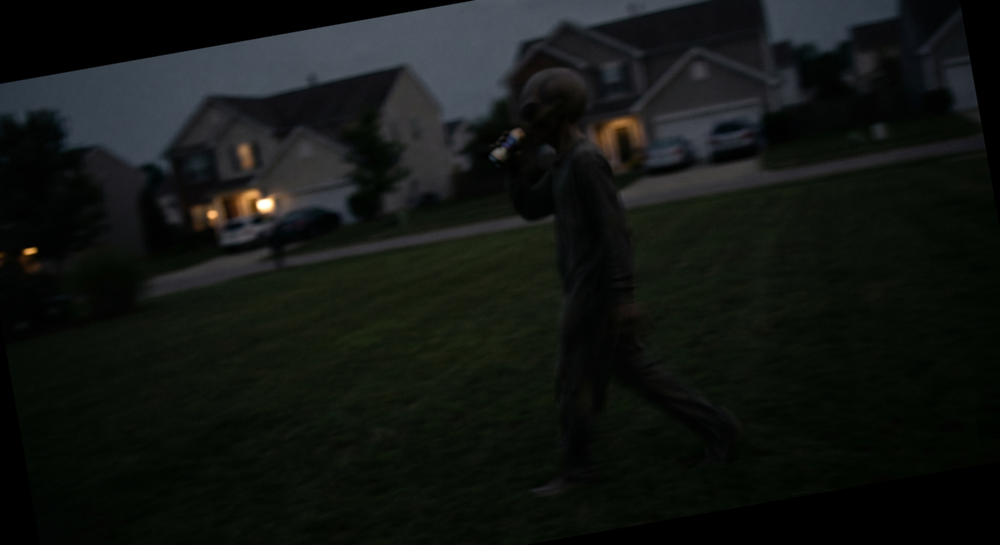
#> input picture subsets/subset_1/01_original_affine_rotation_10deg_gaussian_sigma_1.0.png, 1000 x 545 px, shrunk from 2816 x 1536 before the run, given in place of HW1_IMG_CS898BA.png, which was not available; the run also reads 1 picture not shown here
$ python hw2_segmentation.py
#> lines starting #> are read from the running program, lines starting #| are printed output that depends on the picture; after the words box and inside, x2 and y2 are one past the last pixel; in counts of white or black regions, pixels touching at a corner belong together; pictures that were not available may be replaced by others from this repository, and a replacement may not be noted
from pathlib import Path
import csv
import cv2
import matplotlib.pyplot as plt
import numpy as np


INPUT_PATH = Path("input/HW1_IMG_CS898BA.png")
OUT_DIR = Path("output/hw2")
README_IMG_DIR = Path("README_images")
REFERENCE_MASK_PATH = OUT_DIR / "reference_mask.png"


def make_dirs():
    OUT_DIR.mkdir(parents=True, exist_ok=True)
    README_IMG_DIR.mkdir(parents=True, exist_ok=True)


def read_image(path):
    image = cv2.imread(str(path), cv2.IMREAD_COLOR)

    if image is None:
        raise FileNotFoundError(
            f"Could not read {path}. Check if your image exists inside the input folder."
        )

    return image


def save_image(path, image):
    path.parent.mkdir(parents=True, exist_ok=True)
    cv2.imwrite(str(path), image)


def normalize_image(image):
    b, g, r = cv2.split(image)

    b_equalized = cv2.equalizeHist(b)
    g_equalized = cv2.equalizeHist(g)
    r_equalized = cv2.equalizeHist(r)

    normalized = cv2.merge([b_equalized, g_equalized, r_equalized])

    return normalized


def clean_mask(mask):
    _, binary = cv2.threshold(mask, 127, 255, cv2.THRESH_BINARY)

    kernel = cv2.getStructuringElement(cv2.MORPH_ELLIPSE, (5, 5))

    binary = cv2.morphologyEx(binary, cv2.MORPH_OPEN, kernel, iterations=1)
    binary = cv2.morphologyEx(binary, cv2.MORPH_CLOSE, kernel, iterations=2)

    number_of_labels, labels, stats, _ = cv2.connectedComponentsWithStats(
        binary,
        connectivity=8
    )

    if number_of_labels > 1:
        largest_label = 1 + np.argmax(stats[1:, cv2.CC_STAT_AREA])
        binary = np.where(labels == largest_label, 255, 0).astype(np.uint8)

    return binary


def mask_score(mask):
    binary = mask > 0
    height, width = binary.shape

    area_fraction = binary.mean()

    if area_fraction < 0.005 or area_fraction > 0.90:
        return -999

    y_values, x_values = np.where(binary)

    if len(x_values) == 0:
        return -999

    center_x = width / 2
    center_y = height / 2

    centroid_x = x_values.mean()
    centroid_y = y_values.mean()

    distance = np.sqrt(
        (centroid_x - center_x) ** 2 + (centroid_y - center_y) ** 2
    )

    max_distance = np.sqrt(center_x ** 2 + center_y ** 2)

    centrality = 1 - (distance / max_distance)

    center_crop = binary[
        height // 4 : 3 * height // 4,
        width // 4 : 3 * width // 4
    ]

    center_overlap = center_crop.mean()

    area_score = 1 - abs(area_fraction - 0.25)

    return 2.0 * centrality + 1.5 * center_overlap + area_score


def choose_foreground(raw_mask):
    option_1 = clean_mask(raw_mask)
    option_2 = clean_mask(255 - raw_mask)

    if mask_score(option_2) > mask_score(option_1):
        return option_2

    return option_1


def apply_mask(image, mask):
    foreground = image.copy()
    foreground[mask == 0] = 0

    return foreground


def otsu_segmentation(normalized):
    gray = cv2.cvtColor(normalized, cv2.COLOR_BGR2GRAY)

    _, raw_mask = cv2.threshold(
        gray,
        0,
        255,
        cv2.THRESH_BINARY + cv2.THRESH_OTSU
    )

    return choose_foreground(raw_mask)


def adaptive_segmentation(normalized):
    gray = cv2.cvtColor(normalized, cv2.COLOR_BGR2GRAY)

    raw_mask = cv2.adaptiveThreshold(
        gray,
        255,
        cv2.ADAPTIVE_THRESH_GAUSSIAN_C,
        cv2.THRESH_BINARY,
        51,
        2
    )

    return choose_foreground(raw_mask)


def kmeans_segmentation(normalized):
    hsv = cv2.cvtColor(normalized, cv2.COLOR_BGR2HSV)

    height, width = hsv.shape[:2]

    pixels = hsv.reshape((-1, 3))
    pixels = np.float32(pixels)

    criteria = (
        cv2.TERM_CRITERIA_EPS + cv2.TERM_CRITERIA_MAX_ITER,
        100,
        0.2
    )

    cv2.setRNGSeed(42)

    best_mask = None
    best_k = None
    best_score = -999

    for k in [3, 4, 5]:
        compactness, labels, centers = cv2.kmeans(
            pixels,
            k,
            None,
            criteria,
            10,
            cv2.KMEANS_PP_CENTERS
        )

        labels_2d = labels.reshape((height, width))

        best_mask_for_k = None
        best_score_for_k = -999

        for cluster_id in range(k):
            raw_mask = np.where(labels_2d == cluster_id, 255, 0).astype(np.uint8)
            cleaned = clean_mask(raw_mask)
            score = mask_score(cleaned)

            if score > best_score_for_k:
                best_score_for_k = score
                best_mask_for_k = cleaned

        save_image(OUT_DIR / f"kmeans_k{k}_mask.png", best_mask_for_k)
        save_image(
            OUT_DIR / f"kmeans_k{k}_foreground.png",
            apply_mask(normalized, best_mask_for_k)
        )

        if best_score_for_k > best_score:
            best_score = best_score_for_k
            best_mask = best_mask_for_k
            best_k = k

    return best_mask, best_k


def grabcut_segmentation(normalized):
    height, width = normalized.shape[:2]

    mask = np.zeros((height, width), dtype=np.uint8)

    x = int(width * 0.42)
    y = int(height * 0.12)
    rectangle_width = int(width * 0.24)
    rectangle_height = int(height * 0.78)

    rectangle = (x, y, rectangle_width, rectangle_height)

    background_model = np.zeros((1, 65), dtype=np.float64)
    foreground_model = np.zeros((1, 65), dtype=np.float64)

    cv2.grabCut(
        normalized,
        mask,
        rectangle,
        background_model,
        foreground_model,
        5,
        cv2.GC_INIT_WITH_RECT
    )

    grabcut_mask = np.where(
        (mask == cv2.GC_FGD) | (mask == cv2.GC_PR_FGD),
        255,
        0
    ).astype(np.uint8)

    return clean_mask(grabcut_mask)


def load_reference_mask(image_shape):
    if not REFERENCE_MASK_PATH.exists():
        print("Reference mask not found yet.")
        print("Next step: run python3 make_reference_mask.py")
        return None

    reference = cv2.imread(str(REFERENCE_MASK_PATH), cv2.IMREAD_GRAYSCALE)

    if reference is None:
        raise RuntimeError("Could not read reference mask.")

    height, width = image_shape

    if reference.shape[:2] != (height, width):
        reference = cv2.resize(
            reference,
            (width, height),
            interpolation=cv2.INTER_NEAREST
        )

    _, reference = cv2.threshold(reference, 127, 255, cv2.THRESH_BINARY)

    return reference


def calculate_metrics(predicted_mask, reference_mask):
    predicted = predicted_mask > 0
    reference = reference_mask > 0

    intersection = np.logical_and(predicted, reference).sum()
    union = np.logical_or(predicted, reference).sum()

    predicted_area = predicted.sum()
    reference_area = reference.sum()

    iou = intersection / union if union != 0 else 0
    dice = (2 * intersection) / (predicted_area + reference_area) if predicted_area + reference_area != 0 else 0

    return iou, dice


def save_metrics(masks, reference):
    metrics_path = OUT_DIR / "metrics.csv"

    with metrics_path.open("w", newline="") as file:
        writer = csv.writer(file)

        writer.writerow([
            "Method",
            "IoU_Jaccard_Index",
            "Dice_Coefficient"
        ])

        for method_name, mask in masks.items():
            iou, dice = calculate_metrics(mask, reference)

            writer.writerow([
                method_name,
                f"{iou:.4f}",
                f"{dice:.4f}"
            ])

    print(f"Saved metrics to {metrics_path}")


def create_plot(original, normalized, masks):
    items = [
        ("Original", cv2.cvtColor(original, cv2.COLOR_BGR2RGB)),
        ("Normalized", cv2.cvtColor(normalized, cv2.COLOR_BGR2RGB))
    ]

    for method_name, mask in masks.items():
        items.append((method_name, mask))

    figure, axes = plt.subplots(1, len(items), figsize=(4 * len(items), 4))

    for axis, item in zip(axes, items):
        title, image = item

        if len(image.shape) == 2:
            axis.imshow(image, cmap="gray")
        else:
            axis.imshow(image)

        axis.set_title(title)
        axis.axis("off")

    plt.tight_layout()

    plot_path = README_IMG_DIR / "hw2_comparison.png"

    plt.savefig(plot_path, dpi=200, bbox_inches="tight")
    plt.close()

    print(f"Saved comparison plot to {plot_path}")


def main():
    make_dirs()

    original = read_image(INPUT_PATH)
#> in read_image, image is the input picture: shape (545, 1000, 3); mean B, G, R 18.9, 21.8, 18.3

    normalized = normalize_image(original)

    save_image(OUT_DIR / "original.png", original)
    save_image(OUT_DIR / "normalized_equalized_color.png", normalized)

    otsu_mask = otsu_segmentation(normalized)
#> in clean_mask, `number_of_labels, labels, stats, _ = cv2.connectedComponentsWithStats(..`: number_of_labels = 37; stats = 37 rows, first 6: [0, 0, 1000, 545, 272143], [0, 0, 986, 522, 268068], [538, 144, 19, 22, 311], [65, 171, 11, 7, 51], [932, 171, 11, 6, 36], [954, 179, 15, 10, 74]
#> in clean_mask, `largest_label = 1 + np.argmax(stats[1:, cv2.CC_STAT_AREA])`: largest_label = 1
#> in clean_mask (call 2), `number_of_labels, labels, stats, _ = cv2.connectedComponentsWithStats(..`:
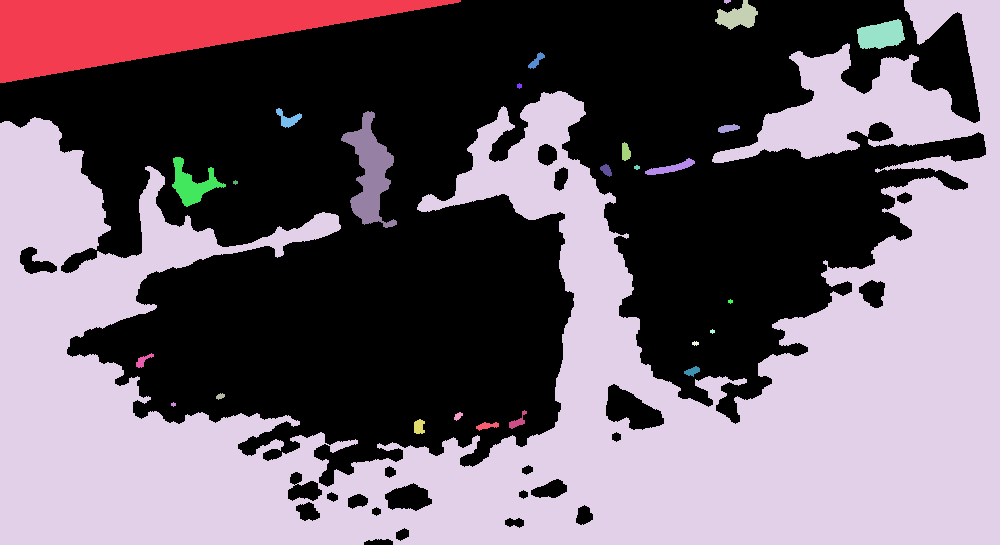
#> labels: shape (545, 1000) int32; 28 distinct labels, from 0 to 27; one colour per label, 0 black
#> in clean_mask (call 2), `number_of_labels, labels, stats, _ = cv2.connectedComponentsWithStats(..`: number_of_labels = 28; stats = 28 rows, first 6: [0, 0, 986, 545, 278401], [0, 0, 461, 83, 19765], [724, 0, 7, 4, 20], [715, 0, 43, 30, 723], [0, 0, 1000, 545, 239214], [857, 19, 48, 30, 1054]
#> in clean_mask (call 2), `largest_label = 1 + np.argmax(stats[1:, cv2.CC_STAT_AREA])`: largest_label = 4
#> in mask_score, `area_fraction = binary.mean()`: area_fraction = 0.439
#> in mask_score, `centroid_x = x_values.mean()`: centroid_x = 551.9
#> in mask_score, `centroid_y = y_values.mean()`: centroid_y = 365.8
#> in mask_score, `distance = np.sqrt( (centroid_x - center_x) ** 2 + (centroid_y - cente..`: distance = 106.8
#> in mask_score, `centrality = 1 - (distance / max_distance)`: centrality = 0.812
#> in mask_score, `center_overlap = center_crop.mean()`: center_overlap = 0.184
#> in mask_score, `area_score = 1 - abs(area_fraction - 0.25)`: area_score = 0.811
    adaptive_mask = adaptive_segmentation(normalized)
#> in clean_mask (call 3), `number_of_labels, labels, stats, _ = cv2.connectedComponentsWithStats(..`:
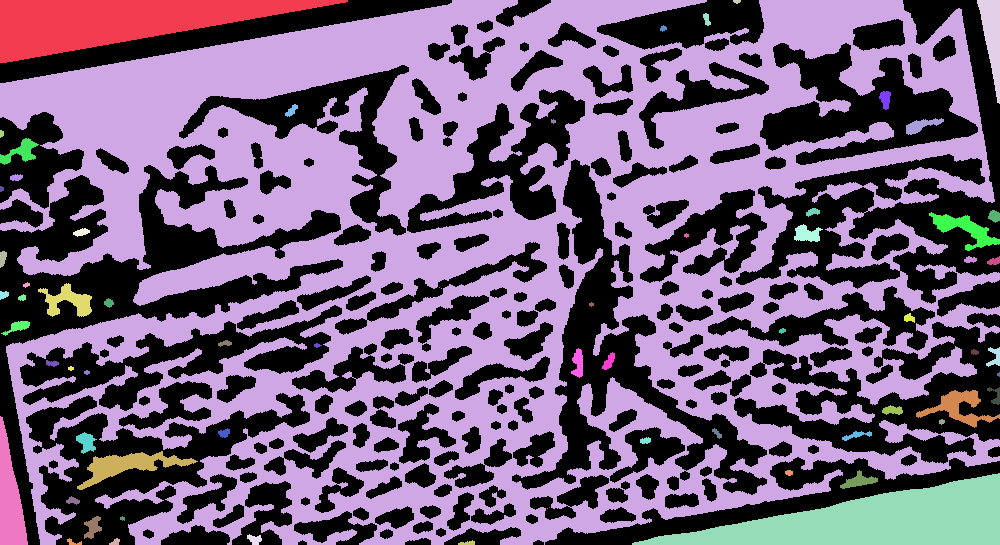
#> labels: shape (545, 1000) int32; 69 distinct labels, from 0 to 68; one colour per label, 0 black
#> in clean_mask (call 3), `number_of_labels, labels, stats, _ = cv2.connectedComponentsWithStats(..`: number_of_labels = 69; stats = 69 rows, first 6: [0, 0, 1000, 545, 243775], [0, 0, 348, 63, 11455], [0, 0, 1000, 545, 263212], [733, 0, 8, 4, 24], [977, 0, 23, 104, 1263], [703, 13, 8, 13, 65]
#> in clean_mask (call 3), `largest_label = 1 + np.argmax(stats[1:, cv2.CC_STAT_AREA])`: largest_label = 2
#> in clean_mask (call 4), `number_of_labels, labels, stats, _ = cv2.connectedComponentsWithStats(..`:
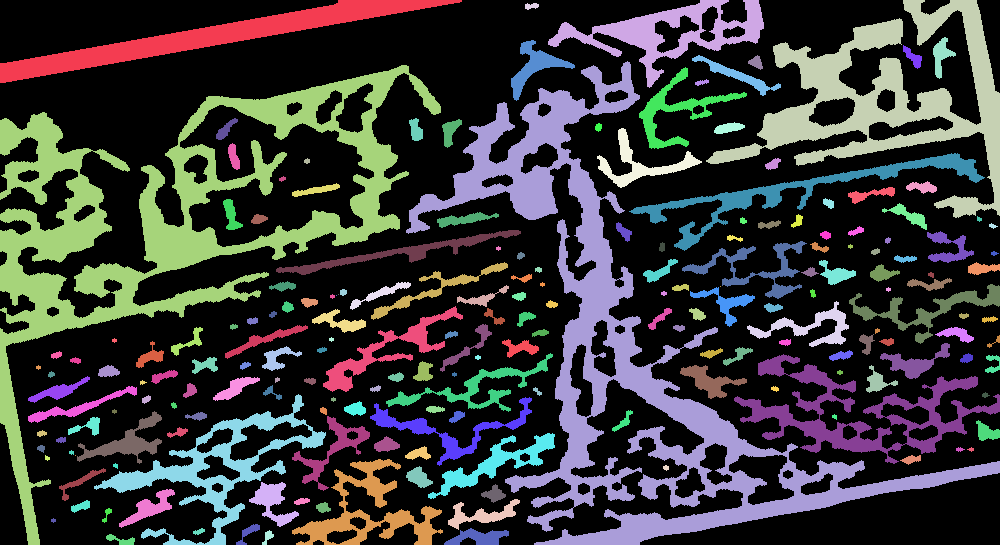
#> labels: shape (545, 1000) int32; 198 distinct labels, from 0 to 197; one colour per label, 0 black
#> in clean_mask (call 4), `number_of_labels, labels, stats, _ = cv2.connectedComponentsWithStats(..`: number_of_labels = 198; stats = 198 rows, first 6: [0, 0, 1000, 545, 362396], [0, 0, 462, 83, 8345], [548, 0, 216, 88, 5317], [706, 0, 294, 218, 17625], [525, 3, 14, 7, 68], [933, 37, 23, 42, 414]
#> in clean_mask (call 4), `largest_label = 1 + np.argmax(stats[1:, cv2.CC_STAT_AREA])`: largest_label = 10
#> in mask_score (call 4), `area_fraction = binary.mean()`: area_fraction = 0.483
#> in mask_score (call 4), `centroid_x = x_values.mean()`: centroid_x = 487.1
#> in mask_score (call 4), `centroid_y = y_values.mean()`: centroid_y = 251.4
#> in mask_score (call 4), `distance = np.sqrt( (centroid_x - center_x) ** 2 + (centroid_y - cente..`: distance = 24.75
#> in mask_score (call 4), `centrality = 1 - (distance / max_distance)`: centrality = 0.957
#> in mask_score (call 4), `center_crop = binary[ height // 4 : 3 * height // 4, width // 4 : 3 * ..`:
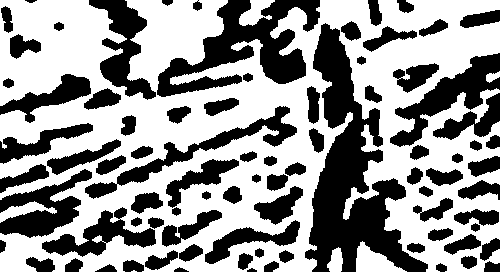
#> center_crop: shape (272, 500) bool; 58.3% white; 84 black regions, largest, box (x1, y1, x2, y2) and area: (305, 23, 428, 272) 11966, (157, 0, 320, 97) 6569, (390, 53, 500, 147) 3262
#> in mask_score (call 4), `center_overlap = center_crop.mean()`: center_overlap = 0.583
#> in mask_score (call 4), `area_score = 1 - abs(area_fraction - 0.25)`: area_score = 0.767
    kmeans_mask, chosen_k = kmeans_segmentation(normalized)
#> the loop in kmeans_segmentation, `for k in [3, 4, 5]:` made 3 passes
#> compactness on passes 1 to 3: 2.42e+09, 1.84e+09, 1.38e+09
#> pass 1, in save_image (call 4), `cv2.imwrite(str(path), image)`:
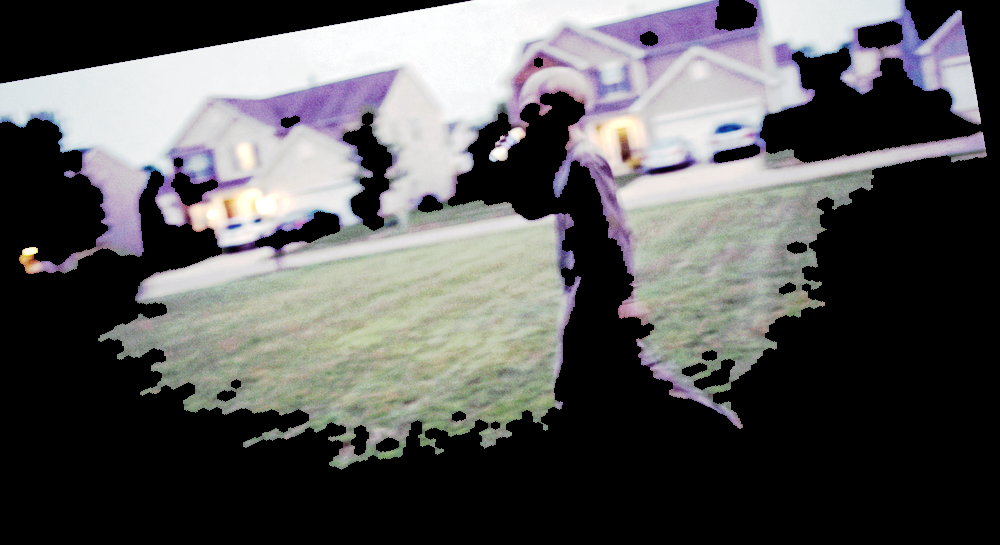
#> saved as kmeans_k3_foreground.png: shape (545, 1000, 3); mean B, G, R 88.8, 88.6, 89
#> after the loop in kmeans_segmentation, `for k in [3, 4, 5]:`:
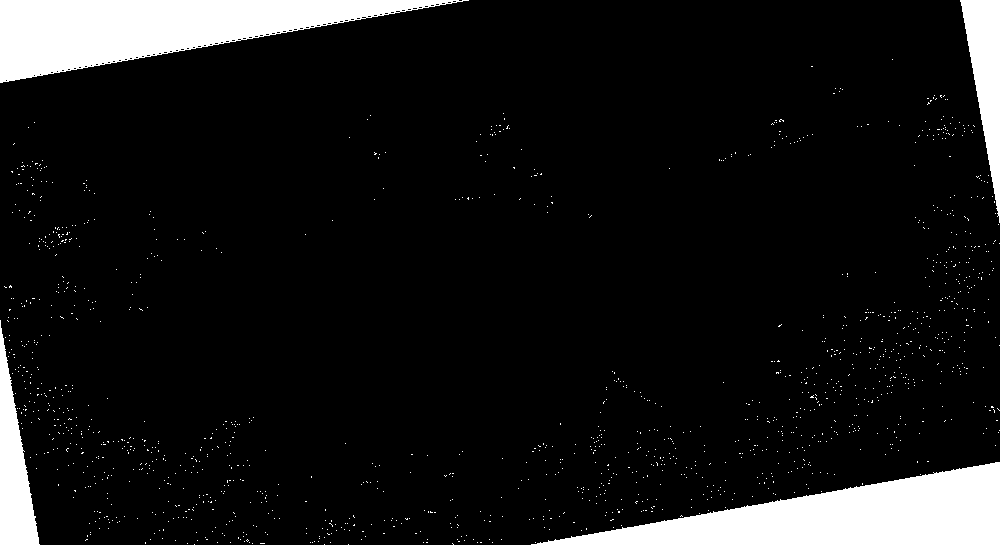
#> raw_mask: shape (545, 1000); 9.1% white; 1433 white regions (1429 under 20 px), largest, box (x1, y1, x2, y2) and area: (531, 462, 1000, 545) 19652, (0, 0, 469, 83) 19384, (0, 320, 40, 545) 4495, (960, 0, 1000, 223) 4454
#> after the loop in kmeans_segmentation, `for k in [3, 4, 5]:`: best_k = 3; best_score = 3.69
#> chosen_k = 3
    grabcut_mask = grabcut_segmentation(normalized)
#> in grabcut_segmentation, `grabcut_mask = np.where( (mask == cv2.GC_FGD) | (mask == cv2.GC_PR_FGD..`:
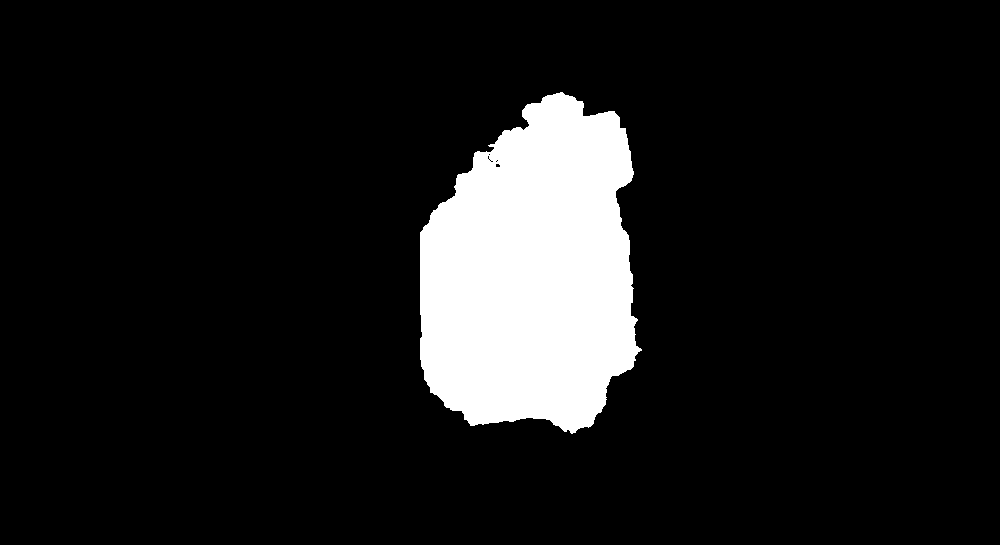
#> grabcut_mask: shape (545, 1000); 10.6% white; 1 white region, box (x1, y1, x2, y2) and area: (420, 92, 642, 434) 57552

    masks = {
        "Otsu": otsu_mask,
        "Adaptive": adaptive_mask,
        f"K-Means K={chosen_k}": kmeans_mask,
        "GrabCut": grabcut_mask
    }

    for method_name, mask in masks.items():
        clean_name = (
            method_name.lower()
            .replace(" ", "_")
            .replace("-", "")
            .replace("=", "")
        )

        save_image(OUT_DIR / f"{clean_name}_mask.png", mask)
        save_image(
            OUT_DIR / f"{clean_name}_foreground.png",
            apply_mask(normalized, mask)
        )
#> this loop made 4 passes
#> (method_name, clean_name) on passes 1 to 4: ('Otsu', 'otsu'), ('Adaptive', 'adaptive'), ('K-Means K=3', 'kmeans_k3'), ('GrabCut', 'grabcut')

    create_plot(original, normalized, masks)
#> the loop in create_plot, `for method_name, mask in masks.items():` made 4 passes
#> after the loop in create_plot, `for method_name, mask in masks.items():`: items = 6 items
#> the loop in create_plot, `for axis, item in zip(axes, items):` made 6 passes

    reference = load_reference_mask(original.shape[:2])

    if reference is not None:
        save_metrics(masks, reference)
#> the loop in save_metrics, `for method_name, mask in masks.items():` made 4 passes
#> (method_name, intersection in calculate_metrics, union in calculate_metrics, predicted_area in calculate_metrics, iou, dice) on passes 1 to 4: ('Otsu', 7568, 289139, 268068, 0.0262, 0.051), ('Adaptive', 12844, 279007, 263212, 0.046, 0.088), ('K-Means K=3', 8427, 276025, 255813, 0.0305, 0.0593), ('GrabCut', 22514, 63714, 57589, 0.353, 0.522)

    print("Homework Two segmentation script finished.")
    print(f"Chosen K-Means value: K={chosen_k}")
#| Chosen K-Means value: K=3


if __name__ == "__main__":
    main()
